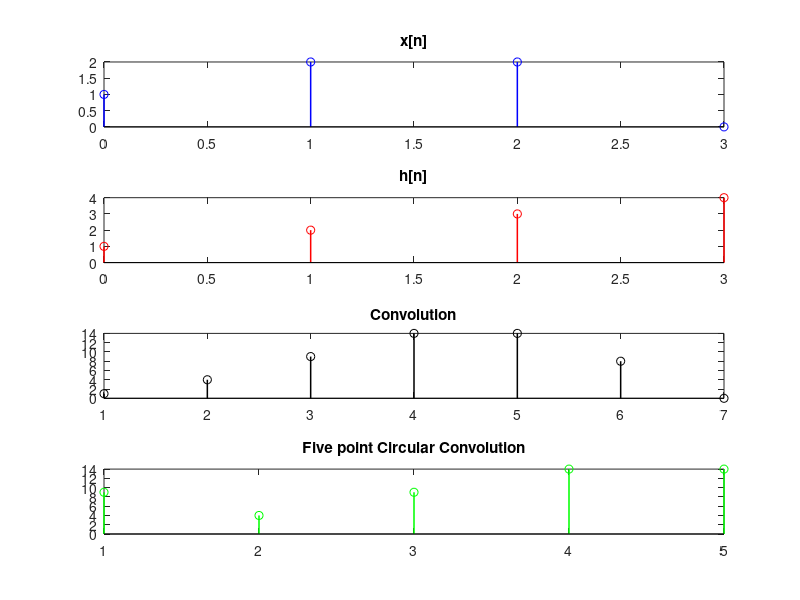

MATLAB code for this plot:
% x = [3,11,7,0,-1,4,2];
% h = [2,3,0,-5,2,1];




% y =conv(x,h);
% 
% subplot(3,1,1)
% stem(x)
% % axis([0 12 ])
% hold on
% subplot(3,1,2)
% stem(h)
% hold on
% subplot(3,1,3)
% stem(y)
% hold on


n=[0 1 2 3]

x =[1 2 2 0];
h = [1 2 3 4];
c = conv(x,h)
cc =cconv(x,h,5)



subplot(4,1,1)
stem(n,x,'b','LineWidth',1.1)
title("x[n]");


subplot(4,1,2)
stem(n,h,'r','LineWidth',1.1)
title("h[n]");

subplot(4,1,3)
stem(c,'k','LineWidth',1.1)
title("Convolution");

subplot(4,1,4)
stem(cc,'g','LineWidth',1.1)
title("Five point Circular Convolution");



